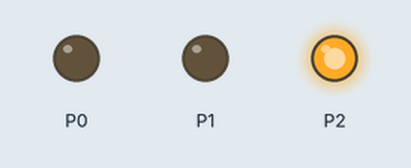
Simulated run of this program. Board: BBC micro:bit (MakeCode). On the bench: output pins drawn as LEDs (lit = HIGH). No radio messages arrive unless stated (any console line starting 'radio sent:' is added by the test bench); what the program prints to the serial console is not drawn.

Above: at 1.5 s.
At 5.0 s:
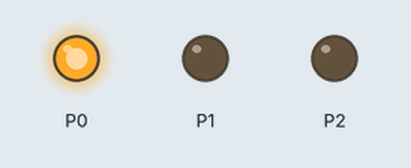
At 6.8 s:
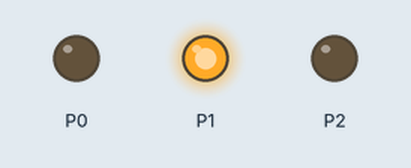
Timing chart, 0 to 9.3 s (numbered marks = the images above):
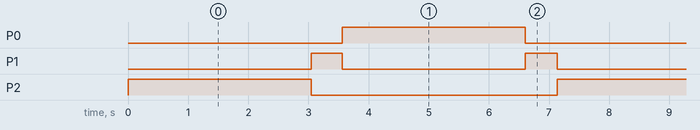

Measured:
- by itself, P0, P2: alternates HIGH for 3.0 s and LOW for 4.1 s
- by itself, P1: alternates HIGH for 0.52 s and LOW for 3.0 s
- by itself, everything shown: repeats every 7.1 s, in 4 steps

The program:

main.ts
```typescript
radio.setGroup(1)
basic.forever(function () {
    Kitronik_STOPbit.trafficLightLED(Kitronik_STOPbit.LightColours.Red, Kitronik_STOPbit.DisplayLights.Off)
    Kitronik_STOPbit.trafficLightLED(Kitronik_STOPbit.LightColours.Yellow, Kitronik_STOPbit.DisplayLights.Off)
    Kitronik_STOPbit.trafficLightLED(Kitronik_STOPbit.LightColours.Green, Kitronik_STOPbit.DisplayLights.On)
    for (let index = 0; index < 60; index++) {
        radio.sendNumber(2)
        basic.pause(50)
    }
    Kitronik_STOPbit.trafficLightLED(Kitronik_STOPbit.LightColours.Red, Kitronik_STOPbit.DisplayLights.Off)
    Kitronik_STOPbit.trafficLightLED(Kitronik_STOPbit.LightColours.Yellow, Kitronik_STOPbit.DisplayLights.On)
    Kitronik_STOPbit.trafficLightLED(Kitronik_STOPbit.LightColours.Green, Kitronik_STOPbit.DisplayLights.Off)
    for (let index = 0; index < 10; index++) {
        radio.sendNumber(1)
        basic.pause(50)
    }
    Kitronik_STOPbit.trafficLightLED(Kitronik_STOPbit.LightColours.Red, Kitronik_STOPbit.DisplayLights.On)
    Kitronik_STOPbit.trafficLightLED(Kitronik_STOPbit.LightColours.Yellow, Kitronik_STOPbit.DisplayLights.Off)
    Kitronik_STOPbit.trafficLightLED(Kitronik_STOPbit.LightColours.Green, Kitronik_STOPbit.DisplayLights.Off)
    for (let index = 0; index < 60; index++) {
        radio.sendNumber(0)
        basic.pause(50)
    }
    Kitronik_STOPbit.trafficLightLED(Kitronik_STOPbit.LightColours.Red, Kitronik_STOPbit.DisplayLights.Off)
    Kitronik_STOPbit.trafficLightLED(Kitronik_STOPbit.LightColours.Yellow, Kitronik_STOPbit.DisplayLights.On)
    Kitronik_STOPbit.trafficLightLED(Kitronik_STOPbit.LightColours.Green, Kitronik_STOPbit.DisplayLights.Off)
    for (let index = 0; index < 10; index++) {
        radio.sendNumber(1)
        basic.pause(50)
    }
})
```

test.ts
```typescript
// testene settes inn her; disse vil ikke kompilert så lenge denne pakken blir brukt som en utvidelse.
```
